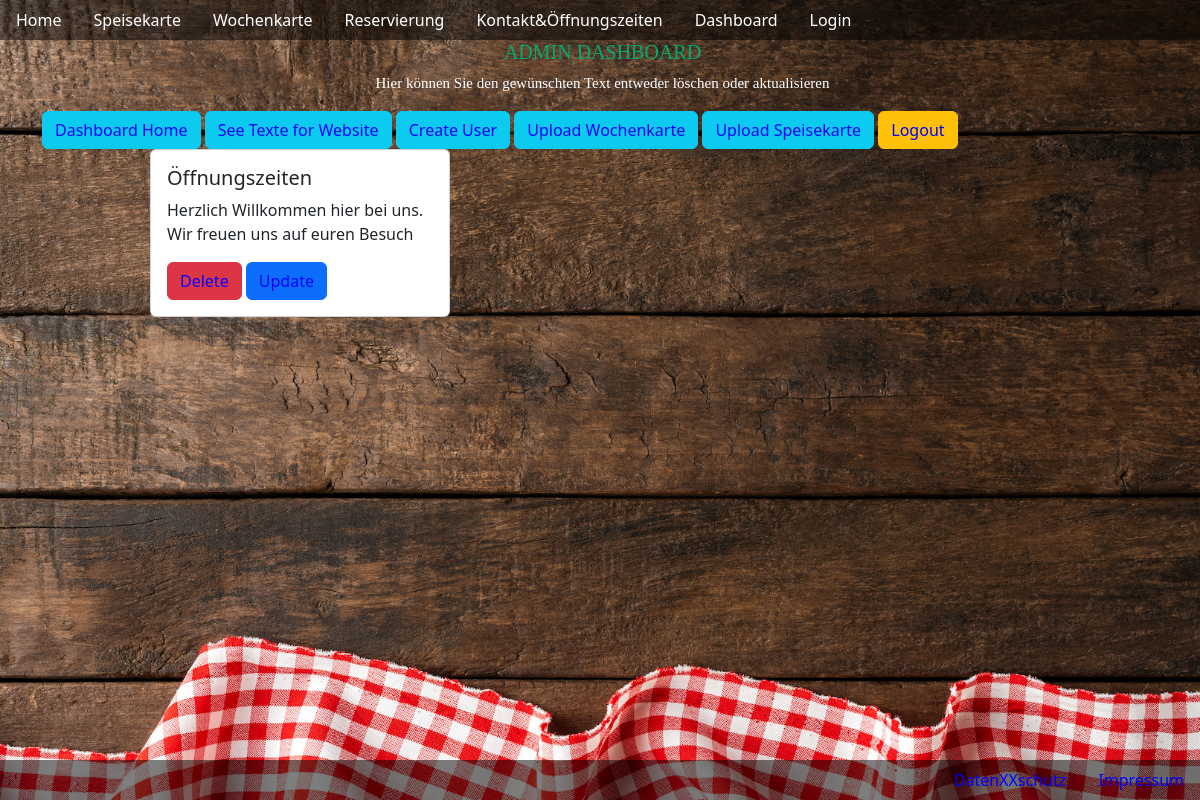
The app's page /details_text.php?id=2 with its own data.
### tables this page shows
CREATE TABLE `standardtexte` (
  `stexte_id` int(11) NOT NULL,
  `stext` varchar(2000) DEFAULT NULL,
  `fk_textart` int(11) NOT NULL
);

CREATE TABLE `text_art` (
  `art_id` int(11) NOT NULL,
  `textart` varchar(255) DEFAULT NULL
);

### details_text.php (the view, shortened to what this page needs)
<?php
    require_once "includes/db_connect.php";
    $sqldetails="SELECT standardtexte.stext, text_art.textart FROM standardtexte INNER JOIN text_art ON standardtexte.fk_textart = text_art.art_id where art_id=9";
    $resultdetails = mysqli_query ($connect, $sqldetails);
    $row1=mysqli_fetch_assoc($resultdetails);
    $admin_detailstext = $row1["stext"];
    require_once "includes/db_connect.php";
    $id=$_GET["id"];
    $sql="SELECT * FROM standardtexte INNER JOIN text_art ON standardtexte.fk_textart = text_art.art_id where stexte_id=$id;";
    $result = mysqli_query ($connect, $sql);
    $row=mysqli_fetch_assoc($result);
      $body2 = "<div class='col-sm-6'>
      <div class='card mx-auto w-50'>
          <div class='card-body'>
            <h5 class='card-title'>{$row["textart"]}</h5>
            <p class='card-text'>{$row["stext"]}</p>
            <a href='delete_text.php?id={$row["stexte_id"]}' class='btn btn-danger'>Delete</a>
            <a href='update_text.php?id={$row["stexte_id"]}' class='btn btn-primary'>Update</a>          </div>
</div>
</div>";
?>
<!DOCTYPE html>
<html lang="en">
<head>
  <link rel="stylesheet" href="includes/css/beisl23.css">
  <link rel="stylesheet" href="includes/css/bootstrap.css">
</head>
<body>
<nav class="nav nav-pills flex-column flex-sm-row opacity_dark50">
<ul class="nav nav-pills">
  <li class="nav-item">
    <a class="nav-link text-white" aria-current="page" href="index.php">Home</a>
  </li>
  <li class="nav-item">
    <a class="nav-link text-white" href="speisekarte.php">Speisekarte</a>
  </li>
  <li class="nav-item">
    <a class="nav-link text-white" href="wochenkarte.php">Wochenkarte</a>
  </li>
  <li class="nav-item">
    <a class="nav-link text-white" href="reservierung.php">Reservierung</a>
  </li>
  <li class="nav-item">
    <a class="nav-link text-white" href="kontakt.php">Kontakt&Öffnungszeiten</a>
  </li>
  <li class="nav-item">
    <a class="nav-link text-white" href="dashboard.php" tabindex="-1" aria-disabled="true">Dashboard</a>
  </li>
  <li class="nav-item">
    <a class="nav-link text-white" href="login.php" tabindex="-1" aria-disabled="true">Login</a>
  </li>
</ul>
</nav>
<div class="container">
                <h1 class="title_hours textcenter">ADMIN DASHBOARD</h1>
                <p class="hours textcenter"> <?php echo $admin_detailstext ?></p>
                <a href='dashboard.php' class='btn btn-info'>Dashboard Home</a>
                <a href='texte.php' class='btn btn-info'>See Texte for Website</a>
                <a href='createuser.php' class='btn btn-info'>Create User</a>
                <a href='update_wochenkarte.php'  class='btn btn-info'>Upload Wochenkarte</a>
                <a href='update_speisekarte.php'  class='btn btn-info'>Upload Speisekarte</a>
                <a href='logout.php?logout' class='btn btn-warning'>Logout</a>
                <br>
  </div>
  <?php
                echo $body2;
            ?>
<div class="nav nav-pills flex-column  d-flex opacity_dark50 fixed-bottom">
        <ul class="nav nav-pills justify-content-end d-flex">
          <li class="nav-item">
            <a class="nav-link" aria-current="datenschutz.php" href="datenschutz.php">DatenXXschutz</a>
          </li>
          <li class="nav-item">
            <a class="nav-link" href="impressum.php">Impressum</a>
          </li>
      </ul>
</div>
</body>
</html>

### includes/css/beisl23.css (style rules this page uses)
.title_hours { color:#04AA6D; }
body { background: url('../../media/pics/beisl_start.jpeg') no-repeat center fixed; -webkit-background-size:cover; -moz-background-size:cover; background-size:100% 100%; -o-background-size: cover; }
.hours { color:white; font-size:15px; padding-left:5px; font-family:batang; }
.title_hours { color:#04AA6D; font-size:20px; padding-left:5px; font-family:batang; }
.opacity_dark50 { background-color: rgba(0, 0, 0, 0.5); }
.textcenter { text-align:center; }
a { color:white; }
a:link { color:blue; }

### records on screen
standardtexte: stext "Hier können Sie den gewünschten Text entweder löschen oder aktualisieren"
standardtexte: fk_textart.textart "Öffnungszeiten", stext "Herzlich Willkommen hier bei uns. Wir freuen uns auf euren Besuch"
